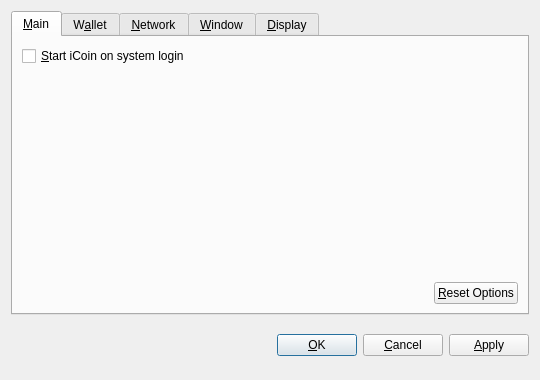
<?xml version="1.0" encoding="UTF-8"?>
<ui version="4.0">
 <class>OptionsDialog</class>
 <widget class="QDialog" name="OptionsDialog">
  <property name="geometry">
   <rect>
    <x>0</x>
    <y>0</y>
    <width>540</width>
    <height>380</height>
   </rect>
  </property>
  <property name="windowTitle">
   <string>Options</string>
  </property>
  <property name="modal">
   <bool>true</bool>
  </property>
  <layout class="QVBoxLayout" name="verticalLayout">
   <item>
    <widget class="QTabWidget" name="tabWidget">
     <property name="tabPosition">
      <enum>QTabWidget::North</enum>
     </property>
     <property name="currentIndex">
      <number>0</number>
     </property>
     <widget class="QWidget" name="tabMain">
      <attribute name="title">
       <string>&amp;Main</string>
      </attribute>
      <layout class="QVBoxLayout" name="verticalLayout_Main">
       <item>
        <widget class="QCheckBox" name="icoinAtStartup">
         <property name="toolTip">
          <string>Automatically start iCoin after logging in to the system.</string>
         </property>
         <property name="text">
          <string>&amp;Start iCoin on system login</string>
         </property>
        </widget>
       </item>
       <item>
        <spacer name="verticalSpacer_Main">
         <property name="orientation">
          <enum>Qt::Vertical</enum>
         </property>
         <property name="sizeHint" stdset="0">
          <size>
           <width>20</width>
           <height>40</height>
          </size>
         </property>
        </spacer>
       </item>
       <item>
        <layout class="QHBoxLayout" name="horizontalLayout_2_Main">
         <item>
          <spacer name="horizontalSpacer_2_Main">
           <property name="orientation">
            <enum>Qt::Horizontal</enum>
           </property>
           <property name="sizeHint" stdset="0">
            <size>
             <width>40</width>
             <height>20</height>
            </size>
           </property>
          </spacer>
         </item>
         <item>
          <widget class="QPushButton" name="resetButton">
           <property name="toolTip">
            <string>Reset all client options to default.</string>
           </property>
           <property name="text">
            <string>&amp;Reset Options</string>
           </property>
           <property name="autoDefault">
            <bool>false</bool>
           </property>
          </widget>
         </item>
        </layout>
       </item>
      </layout>
     </widget>
     <widget class="QWidget" name="tabWallet">
      <attribute name="title">
       <string>W&amp;allet</string>
      </attribute>
      <layout class="QVBoxLayout" name="verticalLayout_Network">
       <item>
        <widget class="QLabel" name="transactionFeeInfoLabel">
         <property name="text">
          <string>Optional transaction fee per kB that helps make sure your transactions are processed quickly. Most transactions are 1 kB.</string>
         </property>
         <property name="textFormat">
          <enum>Qt::PlainText</enum>
         </property>
         <property name="wordWrap">
          <bool>true</bool>
         </property>
        </widget>
       </item>
       <item>
        <layout class="QHBoxLayout" name="horizontalLayout_1_Main">
         <item>
          <widget class="QLabel" name="transactionFeeLabel">
           <property name="text">
            <string>Pay transaction &amp;fee</string>
           </property>
           <property name="textFormat">
            <enum>Qt::PlainText</enum>
           </property>
           <property name="buddy">
            <cstring>transactionFee</cstring>
           </property>
          </widget>
         </item>
         <item>
          <widget class="iCoinAmountField" name="transactionFee"/>
         </item>
         <item>
          <spacer name="horizontalSpacer_1_Main">
           <property name="orientation">
            <enum>Qt::Horizontal</enum>
           </property>
           <property name="sizeHint" stdset="0">
            <size>
             <width>40</width>
             <height>20</height>
            </size>
           </property>
          </spacer>
         </item>
        </layout>
       </item>
       <item>
        <widget class="QLabel" name="label">
         <property name="text">
          <string>If you disable the spending of unconfirmed change, the change from a transaction cannot be used until that transaction has at least one confirmation. This also affects how your balance is computed.</string>
         </property>
         <property name="wordWrap">
          <bool>true</bool>
         </property>
        </widget>
       </item>
       <item>
        <widget class="QCheckBox" name="spendZeroConfChange">
         <property name="text">
          <string>Spend unconfirmed change  (experts only)</string>
         </property>
        </widget>
       </item>
       <item>
        <spacer name="verticalSpacer">
         <property name="orientation">
          <enum>Qt::Vertical</enum>
         </property>
         <property name="sizeHint" stdset="0">
          <size>
           <width>20</width>
           <height>40</height>
          </size>
         </property>
        </spacer>
       </item>
      </layout>
     </widget>
     <widget class="QWidget" name="tabNetwork">
      <attribute name="title">
       <string>&amp;Network</string>
      </attribute>
      <layout class="QVBoxLayout" name="verticalLayout_Network">
       <item>
        <widget class="QCheckBox" name="mapPortUpnp">
         <property name="toolTip">
          <string>Automatically open the iCoin client port on the router. This only works when your router supports UPnP and it is enabled.</string>
         </property>
         <property name="text">
          <string>Map port using &amp;UPnP</string>
         </property>
        </widget>
       </item>
       <item>
        <widget class="QCheckBox" name="connectSocks">
         <property name="toolTip">
          <string>Connect to the iCoin network through a SOCKS proxy (e.g. when connecting through Tor).</string>
         </property>
         <property name="text">
          <string>&amp;Connect through SOCKS proxy:</string>
         </property>
        </widget>
       </item>
       <item>
        <layout class="QHBoxLayout" name="horizontalLayout_Network">
         <item>
          <widget class="QLabel" name="proxyIpLabel">
           <property name="text">
            <string>Proxy &amp;IP:</string>
           </property>
           <property name="textFormat">
            <enum>Qt::PlainText</enum>
           </property>
           <property name="buddy">
            <cstring>proxyIp</cstring>
           </property>
          </widget>
         </item>
         <item>
          <widget class="QValidatedLineEdit" name="proxyIp">
           <property name="maximumSize">
            <size>
             <width>140</width>
             <height>16777215</height>
            </size>
           </property>
           <property name="toolTip">
            <string>IP address of the proxy (e.g. 127.0.0.1)</string>
           </property>
          </widget>
         </item>
         <item>
          <widget class="QLabel" name="proxyPortLabel">
           <property name="text">
            <string>&amp;Port:</string>
           </property>
           <property name="textFormat">
            <enum>Qt::PlainText</enum>
           </property>
           <property name="buddy">
            <cstring>proxyPort</cstring>
           </property>
          </widget>
         </item>
         <item>
          <widget class="QLineEdit" name="proxyPort">
           <property name="maximumSize">
            <size>
             <width>55</width>
             <height>16777215</height>
            </size>
           </property>
           <property name="toolTip">
            <string>Port of the proxy (e.g. 9050)</string>
           </property>
          </widget>
         </item>
         <item>
          <widget class="QLabel" name="socksVersionLabel">
           <property name="text">
            <string>SOCKS &amp;Version:</string>
           </property>
           <property name="textFormat">
            <enum>Qt::PlainText</enum>
           </property>
           <property name="buddy">
            <cstring>socksVersion</cstring>
           </property>
          </widget>
         </item>
         <item>
          <widget class="QValueComboBox" name="socksVersion">
           <property name="toolTip">
            <string>SOCKS version of the proxy (e.g. 5)</string>
           </property>
          </widget>
         </item>
         <item>
          <spacer name="horizontalSpacer_Network">
           <property name="orientation">
            <enum>Qt::Horizontal</enum>
           </property>
           <property name="sizeHint" stdset="0">
            <size>
             <width>40</width>
             <height>20</height>
            </size>
           </property>
          </spacer>
         </item>
        </layout>
       </item>
       <item>
        <spacer name="verticalSpacer_Network">
         <property name="orientation">
          <enum>Qt::Vertical</enum>
         </property>
         <property name="sizeHint" stdset="0">
          <size>
           <width>20</width>
           <height>40</height>
          </size>
         </property>
        </spacer>
       </item>
      </layout>
     </widget>
     <widget class="QWidget" name="tabWindow">
      <attribute name="title">
       <string>&amp;Window</string>
      </attribute>
      <layout class="QVBoxLayout" name="verticalLayout_Window">
       <item>
        <widget class="QCheckBox" name="minimizeToTray">
         <property name="toolTip">
          <string>Show only a tray icon after minimizing the window.</string>
         </property>
         <property name="text">
          <string>&amp;Minimize to the tray instead of the taskbar</string>
         </property>
        </widget>
       </item>
       <item>
        <widget class="QCheckBox" name="minimizeOnClose">
         <property name="toolTip">
          <string>Minimize instead of exit the application when the window is closed. When this option is enabled, the application will be closed only after selecting Quit in the menu.</string>
         </property>
         <property name="text">
          <string>M&amp;inimize on close</string>
         </property>
        </widget>
       </item>
       <item>
        <spacer name="verticalSpacer_Window">
         <property name="orientation">
          <enum>Qt::Vertical</enum>
         </property>
         <property name="sizeHint" stdset="0">
          <size>
           <width>20</width>
           <height>40</height>
          </size>
         </property>
        </spacer>
       </item>
      </layout>
     </widget>
     <widget class="QWidget" name="tabDisplay">
      <attribute name="title">
       <string>&amp;Display</string>
      </attribute>
      <layout class="QVBoxLayout" name="verticalLayout_Display">
       <item>
        <layout class="QHBoxLayout" name="horizontalLayout_1_Display">
         <item>
          <widget class="QLabel" name="langLabel">
           <property name="text">
            <string>User Interface &amp;language:</string>
           </property>
           <property name="textFormat">
            <enum>Qt::PlainText</enum>
           </property>
           <property name="buddy">
            <cstring>lang</cstring>
           </property>
          </widget>
         </item>
         <item>
          <widget class="QValueComboBox" name="lang">
           <property name="toolTip">
            <string>The user interface language can be set here. This setting will take effect after restarting iCoin.</string>
           </property>
          </widget>
         </item>
        </layout>
       </item>
       <item>
        <layout class="QHBoxLayout" name="horizontalLayout_2_Display">
         <item>
          <widget class="QLabel" name="unitLabel">
           <property name="text">
            <string>&amp;Unit to show amounts in:</string>
           </property>
           <property name="textFormat">
            <enum>Qt::PlainText</enum>
           </property>
           <property name="buddy">
            <cstring>unit</cstring>
           </property>
          </widget>
         </item>
         <item>
          <widget class="QValueComboBox" name="unit">
           <property name="toolTip">
            <string>Choose the default subdivision unit to show in the interface and when sending coins.</string>
           </property>
          </widget>
         </item>
        </layout>
       </item>
       <item>
        <widget class="QCheckBox" name="displayAddresses">
         <property name="toolTip">
          <string>Whether to show iCoin addresses in the transaction list or not.</string>
         </property>
         <property name="text">
          <string>&amp;Display addresses in transaction list</string>
         </property>
        </widget>
       </item>
       <item>
        <widget class="QCheckBox" name="coinControlFeatures">
         <property name="toolTip">
          <string>Whether to show coin control features or not.</string>
         </property>
         <property name="text">
          <string>Display coin &amp;control features (experts only!)</string>
         </property>
        </widget>
       </item>
       <item>
        <spacer name="verticalSpacer_Display">
         <property name="orientation">
          <enum>Qt::Vertical</enum>
         </property>
         <property name="sizeHint" stdset="0">
          <size>
           <width>20</width>
           <height>40</height>
          </size>
         </property>
        </spacer>
       </item>
      </layout>
     </widget>
    </widget>
   </item>
   <item>
    <layout class="QHBoxLayout" name="horizontalLayout_Buttons">
     <item>
      <spacer name="horizontalSpacer_1">
       <property name="orientation">
        <enum>Qt::Horizontal</enum>
       </property>
       <property name="sizeHint" stdset="0">
        <size>
         <width>40</width>
         <height>48</height>
        </size>
       </property>
      </spacer>
     </item>
     <item>
      <widget class="QLabel" name="statusLabel">
       <property name="font">
        <font>
         <weight>75</weight>
         <bold>true</bold>
        </font>
       </property>
       <property name="text">
        <string/>
       </property>
       <property name="textFormat">
        <enum>Qt::PlainText</enum>
       </property>
       <property name="wordWrap">
        <bool>true</bool>
       </property>
      </widget>
     </item>
     <item>
      <spacer name="horizontalSpacer_2">
       <property name="orientation">
        <enum>Qt::Horizontal</enum>
       </property>
       <property name="sizeHint" stdset="0">
        <size>
         <width>40</width>
         <height>48</height>
        </size>
       </property>
      </spacer>
     </item>
     <item>
      <widget class="QPushButton" name="okButton">
       <property name="text">
        <string>&amp;OK</string>
       </property>
      </widget>
     </item>
     <item>
      <widget class="QPushButton" name="cancelButton">
       <property name="text">
        <string>&amp;Cancel</string>
       </property>
       <property name="autoDefault">
        <bool>false</bool>
       </property>
      </widget>
     </item>
     <item>
      <widget class="QPushButton" name="applyButton">
       <property name="text">
        <string>&amp;Apply</string>
       </property>
       <property name="autoDefault">
        <bool>false</bool>
       </property>
      </widget>
     </item>
    </layout>
   </item>
  </layout>
 </widget>
 <customwidgets>
  <customwidget>
   <class>iCoinAmountField</class>
   <extends>QSpinBox</extends>
   <header>icoinamountfield.h</header>
  </customwidget>
  <customwidget>
   <class>QValueComboBox</class>
   <extends>QComboBox</extends>
   <header>qvaluecombobox.h</header>
  </customwidget>
  <customwidget>
   <class>QValidatedLineEdit</class>
   <extends>QLineEdit</extends>
   <header>qvalidatedlineedit.h</header>
  </customwidget>
 </customwidgets>
 <resources/>
 <connections/>
</ui>
